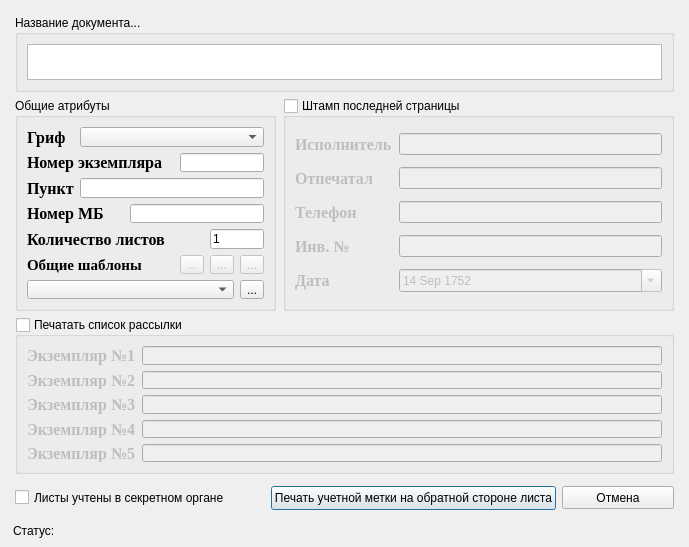
<?xml version="1.0" encoding="UTF-8"?>
<ui version="4.0">
 <class>workField</class>
 <widget class="QDialog" name="workField">
  <property name="geometry">
   <rect>
    <x>0</x>
    <y>0</y>
    <width>689</width>
    <height>547</height>
   </rect>
  </property>
  <property name="windowTitle">
   <string>Dialog</string>
  </property>
  <widget class="QWidget" name="centralWidget" native="true">
   <property name="geometry">
    <rect>
     <x>10</x>
     <y>10</y>
     <width>669</width>
     <height>505</height>
    </rect>
   </property>
   <widget class="QGroupBox" name="reciversListGroupBoxChecked">
    <property name="geometry">
     <rect>
      <x>5</x>
      <y>307</y>
      <width>659</width>
      <height>157</height>
     </rect>
    </property>
    <property name="title">
     <string>Печатать список рассылки</string>
    </property>
    <property name="checkable">
     <bool>true</bool>
    </property>
    <property name="checked">
     <bool>false</bool>
    </property>
    <layout class="QGridLayout" name="gridLayout_4">
     <item row="0" column="0">
      <widget class="QLabel" name="label_17">
       <property name="font">
        <font>
         <family>Times New Roman</family>
         <pointsize>12</pointsize>
         <weight>75</weight>
         <bold>true</bold>
        </font>
       </property>
       <property name="text">
        <string>Экземпляр №1</string>
       </property>
      </widget>
     </item>
     <item row="0" column="1">
      <widget class="QLineEdit" name="reciverOne_lineEd">
       <property name="enabled">
        <bool>false</bool>
       </property>
      </widget>
     </item>
     <item row="1" column="0">
      <widget class="QLabel" name="label_18">
       <property name="font">
        <font>
         <family>Times New Roman</family>
         <pointsize>12</pointsize>
         <weight>75</weight>
         <bold>true</bold>
        </font>
       </property>
       <property name="text">
        <string>Экземпляр №2</string>
       </property>
      </widget>
     </item>
     <item row="1" column="1">
      <widget class="QLineEdit" name="reciverTwo_lineEd">
       <property name="enabled">
        <bool>false</bool>
       </property>
      </widget>
     </item>
     <item row="2" column="0">
      <widget class="QLabel" name="label_19">
       <property name="font">
        <font>
         <family>Times New Roman</family>
         <pointsize>12</pointsize>
         <weight>75</weight>
         <bold>true</bold>
        </font>
       </property>
       <property name="text">
        <string>Экземпляр №3</string>
       </property>
      </widget>
     </item>
     <item row="3" column="0">
      <widget class="QLabel" name="label_20">
       <property name="font">
        <font>
         <family>Times New Roman</family>
         <pointsize>12</pointsize>
         <weight>75</weight>
         <bold>true</bold>
        </font>
       </property>
       <property name="text">
        <string>Экземпляр №4</string>
       </property>
      </widget>
     </item>
     <item row="4" column="0">
      <widget class="QLabel" name="label_21">
       <property name="font">
        <font>
         <family>Times New Roman</family>
         <pointsize>12</pointsize>
         <weight>75</weight>
         <bold>true</bold>
        </font>
       </property>
       <property name="text">
        <string>Экземпляр №5</string>
       </property>
      </widget>
     </item>
     <item row="3" column="1">
      <widget class="QLineEdit" name="reciverFour_lineEd">
       <property name="enabled">
        <bool>false</bool>
       </property>
       <property name="inputMask">
        <string/>
       </property>
       <property name="text">
        <string/>
       </property>
      </widget>
     </item>
     <item row="2" column="1">
      <widget class="QLineEdit" name="reciverThree_lineEd">
       <property name="enabled">
        <bool>false</bool>
       </property>
       <property name="inputMask">
        <string/>
       </property>
      </widget>
     </item>
     <item row="4" column="1">
      <widget class="QLineEdit" name="reciverFive_lineEd">
       <property name="enabled">
        <bool>false</bool>
       </property>
       <property name="inputMask">
        <string/>
       </property>
       <property name="text">
        <string/>
       </property>
      </widget>
     </item>
    </layout>
   </widget>
   <widget class="QGroupBox" name="commonGroupBox">
    <property name="enabled">
     <bool>true</bool>
    </property>
    <property name="geometry">
     <rect>
      <x>5</x>
      <y>88</y>
      <width>261</width>
      <height>213</height>
     </rect>
    </property>
    <property name="title">
     <string>Общие атрибуты</string>
    </property>
    <layout class="QGridLayout" name="gridLayout">
     <item row="0" column="0">
      <widget class="QLabel" name="label">
       <property name="font">
        <font>
         <family>Times New Roman</family>
         <pointsize>12</pointsize>
         <weight>75</weight>
         <bold>true</bold>
        </font>
       </property>
       <property name="text">
        <string>Гриф</string>
       </property>
      </widget>
     </item>
     <item row="0" column="1" colspan="5">
      <widget class="QComboBox" name="secretCBox">
       <property name="currentIndex">
        <number>-1</number>
       </property>
      </widget>
     </item>
     <item row="1" column="0" colspan="3">
      <widget class="QLabel" name="label_2">
       <property name="font">
        <font>
         <family>Times New Roman</family>
         <pointsize>12</pointsize>
         <weight>75</weight>
         <bold>true</bold>
        </font>
       </property>
       <property name="text">
        <string>Номер экземпляра</string>
       </property>
      </widget>
     </item>
     <item row="1" column="3" colspan="3">
      <widget class="QLineEdit" name="copyNumberLineEd"/>
     </item>
     <item row="2" column="0">
      <widget class="QLabel" name="label_3">
       <property name="font">
        <font>
         <family>Times New Roman</family>
         <pointsize>12</pointsize>
         <weight>75</weight>
         <bold>true</bold>
        </font>
       </property>
       <property name="text">
        <string>Пункт</string>
       </property>
      </widget>
     </item>
     <item row="2" column="1" colspan="5">
      <widget class="QLineEdit" name="punktLineEd"/>
     </item>
     <item row="3" column="0" colspan="2">
      <widget class="QLabel" name="label_4">
       <property name="font">
        <font>
         <family>Times New Roman</family>
         <pointsize>12</pointsize>
         <weight>75</weight>
         <bold>true</bold>
        </font>
       </property>
       <property name="text">
        <string>Номер МБ</string>
       </property>
      </widget>
     </item>
     <item row="3" column="2" colspan="4">
      <widget class="QLineEdit" name="mbNumberLineEd"/>
     </item>
     <item row="4" column="0" colspan="3">
      <widget class="QLabel" name="label_15">
       <property name="font">
        <font>
         <family>Times New Roman</family>
         <pointsize>12</pointsize>
         <weight>75</weight>
         <bold>true</bold>
        </font>
       </property>
       <property name="text">
        <string>Количество листов</string>
       </property>
      </widget>
     </item>
     <item row="4" column="4" colspan="2">
      <widget class="QLineEdit" name="pageCountEd">
       <property name="inputMask">
        <string>Dddd; </string>
       </property>
       <property name="text">
        <string>1</string>
       </property>
      </widget>
     </item>
     <item row="5" column="0" colspan="3">
      <widget class="QLabel" name="tmplLabel">
       <property name="font">
        <font>
         <family>Times New Roman</family>
         <pointsize>11</pointsize>
         <weight>75</weight>
         <italic>false</italic>
         <bold>true</bold>
         <kerning>false</kerning>
        </font>
       </property>
       <property name="text">
        <string>Общие шаблоны</string>
       </property>
      </widget>
     </item>
     <item row="5" column="3">
      <widget class="QToolButton" name="editTemplatesTBtn">
       <property name="enabled">
        <bool>false</bool>
       </property>
       <property name="toolTip">
        <string>Редактирование текщего шаблона</string>
       </property>
       <property name="text">
        <string>...</string>
       </property>
       <property name="icon">
        <iconset resource="images.qrc">
         <normaloff>:/images/handbook.png</normaloff>:/images/handbook.png</iconset>
       </property>
      </widget>
     </item>
     <item row="5" column="4">
      <widget class="QToolButton" name="addTemplatesTBtn">
       <property name="enabled">
        <bool>false</bool>
       </property>
       <property name="text">
        <string>...</string>
       </property>
       <property name="icon">
        <iconset resource="images.qrc">
         <normaloff>:/images/edit_add.png</normaloff>:/images/edit_add.png</iconset>
       </property>
      </widget>
     </item>
     <item row="5" column="5">
      <widget class="QToolButton" name="dellTemplatesTBtn">
       <property name="enabled">
        <bool>false</bool>
       </property>
       <property name="text">
        <string>...</string>
       </property>
       <property name="icon">
        <iconset resource="images.qrc">
         <normaloff>:/images/edit_remove.png</normaloff>:/images/edit_remove.png</iconset>
       </property>
      </widget>
     </item>
     <item row="6" column="0" colspan="5">
      <widget class="QComboBox" name="templatesCbox">
       <property name="toolTip">
        <string>Выберите шаблон,который будет примен к текущему документу</string>
       </property>
       <property name="currentIndex">
        <number>-1</number>
       </property>
      </widget>
     </item>
     <item row="6" column="5">
      <widget class="QToolButton" name="switch_Local_GlolbalBtn">
       <property name="toolTip">
        <string>Выбор общих или индивидуальных шаблонов</string>
       </property>
       <property name="text">
        <string>...</string>
       </property>
       <property name="icon">
        <iconset resource="images.qrc">
         <normaloff>:/images/user-32.png</normaloff>:/images/user-32.png</iconset>
       </property>
       <property name="checkable">
        <bool>true</bool>
       </property>
      </widget>
     </item>
    </layout>
   </widget>
   <widget class="QGroupBox" name="titleGroupBox">
    <property name="geometry">
     <rect>
      <x>5</x>
      <y>5</y>
      <width>659</width>
      <height>77</height>
     </rect>
    </property>
    <property name="title">
     <string>Название документа...</string>
    </property>
    <layout class="QGridLayout" name="gridLayout_3">
     <item row="0" column="0">
      <widget class="QPlainTextEdit" name="docName_plainTextEdit">
       <property name="enabled">
        <bool>true</bool>
       </property>
       <property name="maximumSize">
        <size>
         <width>641</width>
         <height>41</height>
        </size>
       </property>
       <property name="verticalScrollBarPolicy">
        <enum>Qt::ScrollBarAsNeeded</enum>
       </property>
       <property name="horizontalScrollBarPolicy">
        <enum>Qt::ScrollBarAlwaysOff</enum>
       </property>
       <property name="plainText">
        <string/>
       </property>
      </widget>
     </item>
    </layout>
   </widget>
   <widget class="QPushButton" name="cancelBtn">
    <property name="geometry">
     <rect>
      <x>552</x>
      <y>476</y>
      <width>112</width>
      <height>23</height>
     </rect>
    </property>
    <property name="text">
     <string>Отмена</string>
    </property>
   </widget>
   <widget class="QCheckBox" name="paperAccountsOutSide">
    <property name="enabled">
     <bool>true</bool>
    </property>
    <property name="geometry">
     <rect>
      <x>5</x>
      <y>479</y>
      <width>250</width>
      <height>17</height>
     </rect>
    </property>
    <property name="text">
     <string>Листы учтены в секретном органе</string>
    </property>
   </widget>
   <widget class="QPushButton" name="previewBtn">
    <property name="enabled">
     <bool>true</bool>
    </property>
    <property name="geometry">
     <rect>
      <x>261</x>
      <y>476</y>
      <width>285</width>
      <height>24</height>
     </rect>
    </property>
    <property name="text">
     <string>Печать учетной метки на обратной стороне листа</string>
    </property>
    <property name="icon">
     <iconset>
      <normaloff>:/images/win/fileprint.png</normaloff>:/images/win/fileprint.png</iconset>
    </property>
    <property name="autoDefault">
     <bool>true</bool>
    </property>
    <property name="default">
     <bool>true</bool>
    </property>
   </widget>
   <widget class="QGroupBox" name="lastPageGroupBoxChecked">
    <property name="enabled">
     <bool>true</bool>
    </property>
    <property name="geometry">
     <rect>
      <x>273</x>
      <y>88</y>
      <width>391</width>
      <height>213</height>
     </rect>
    </property>
    <property name="title">
     <string>Штамп последней страницы</string>
    </property>
    <property name="checkable">
     <bool>true</bool>
    </property>
    <property name="checked">
     <bool>false</bool>
    </property>
    <layout class="QGridLayout" name="gridLayout_2">
     <item row="0" column="0">
      <widget class="QLabel" name="label_5">
       <property name="font">
        <font>
         <family>Times New Roman</family>
         <pointsize>12</pointsize>
         <weight>75</weight>
         <bold>true</bold>
        </font>
       </property>
       <property name="text">
        <string>Исполнитель</string>
       </property>
      </widget>
     </item>
     <item row="0" column="1">
      <widget class="QLineEdit" name="executor_lineEd">
       <property name="enabled">
        <bool>false</bool>
       </property>
      </widget>
     </item>
     <item row="1" column="0">
      <widget class="QLabel" name="label_6">
       <property name="font">
        <font>
         <family>Times New Roman</family>
         <pointsize>12</pointsize>
         <weight>75</weight>
         <bold>true</bold>
        </font>
       </property>
       <property name="text">
        <string>Отпечатал</string>
       </property>
      </widget>
     </item>
     <item row="1" column="1">
      <widget class="QLineEdit" name="pressman_lineEd">
       <property name="enabled">
        <bool>false</bool>
       </property>
      </widget>
     </item>
     <item row="2" column="0">
      <widget class="QLabel" name="label_7">
       <property name="font">
        <font>
         <family>Times New Roman</family>
         <pointsize>12</pointsize>
         <weight>75</weight>
         <bold>true</bold>
        </font>
       </property>
       <property name="text">
        <string>Телефон</string>
       </property>
      </widget>
     </item>
     <item row="3" column="0">
      <widget class="QLabel" name="label_8">
       <property name="font">
        <font>
         <family>Times New Roman</family>
         <pointsize>12</pointsize>
         <weight>75</weight>
         <bold>true</bold>
        </font>
       </property>
       <property name="text">
        <string>Инв. №</string>
       </property>
      </widget>
     </item>
     <item row="5" column="0">
      <widget class="QLabel" name="label_9">
       <property name="font">
        <font>
         <family>Times New Roman</family>
         <pointsize>12</pointsize>
         <weight>75</weight>
         <bold>true</bold>
        </font>
       </property>
       <property name="text">
        <string>Дата</string>
       </property>
      </widget>
     </item>
     <item row="3" column="1">
      <widget class="QLineEdit" name="invNumber_lineEd">
       <property name="enabled">
        <bool>false</bool>
       </property>
       <property name="inputMask">
        <string/>
       </property>
       <property name="text">
        <string/>
       </property>
      </widget>
     </item>
     <item row="2" column="1">
      <widget class="QLineEdit" name="telephone_lineEd">
       <property name="enabled">
        <bool>false</bool>
       </property>
       <property name="inputMask">
        <string notr="true"/>
       </property>
      </widget>
     </item>
     <item row="5" column="1">
      <widget class="QDateEdit" name="dateField_dateEd">
       <property name="enabled">
        <bool>false</bool>
       </property>
       <property name="dateTime">
        <datetime>
         <hour>0</hour>
         <minute>0</minute>
         <second>0</second>
         <year>1752</year>
         <month>9</month>
         <day>14</day>
        </datetime>
       </property>
       <property name="calendarPopup">
        <bool>true</bool>
       </property>
      </widget>
     </item>
    </layout>
   </widget>
  </widget>
  <widget class="QWidget" name="horizontalLayoutWidget">
   <property name="geometry">
    <rect>
     <x>13</x>
     <y>520</y>
     <width>661</width>
     <height>21</height>
    </rect>
   </property>
   <layout class="QHBoxLayout" name="horizontalLayout">
    <item>
     <widget class="QLabel" name="AnsLabel">
      <property name="text">
       <string>Статус:</string>
      </property>
     </widget>
    </item>
   </layout>
  </widget>
 </widget>
 <resources>
  <include location="images.qrc"/>
 </resources>
 <connections>
  <connection>
   <sender>lastPageGroupBoxChecked</sender>
   <signal>toggled(bool)</signal>
   <receiver>executor_lineEd</receiver>
   <slot>setEnabled(bool)</slot>
   <hints>
    <hint type="sourcelabel">
     <x>478</x>
     <y>204</y>
    </hint>
    <hint type="destinationlabel">
     <x>529</x>
     <y>139</y>
    </hint>
   </hints>
  </connection>
  <connection>
   <sender>lastPageGroupBoxChecked</sender>
   <signal>toggled(bool)</signal>
   <receiver>pressman_lineEd</receiver>
   <slot>setEnabled(bool)</slot>
   <hints>
    <hint type="sourcelabel">
     <x>478</x>
     <y>204</y>
    </hint>
    <hint type="destinationlabel">
     <x>529</x>
     <y>174</y>
    </hint>
   </hints>
  </connection>
  <connection>
   <sender>lastPageGroupBoxChecked</sender>
   <signal>toggled(bool)</signal>
   <receiver>telephone_lineEd</receiver>
   <slot>setEnabled(bool)</slot>
   <hints>
    <hint type="sourcelabel">
     <x>478</x>
     <y>204</y>
    </hint>
    <hint type="destinationlabel">
     <x>529</x>
     <y>209</y>
    </hint>
   </hints>
  </connection>
  <connection>
   <sender>lastPageGroupBoxChecked</sender>
   <signal>toggled(bool)</signal>
   <receiver>invNumber_lineEd</receiver>
   <slot>setEnabled(bool)</slot>
   <hints>
    <hint type="sourcelabel">
     <x>478</x>
     <y>204</y>
    </hint>
    <hint type="destinationlabel">
     <x>529</x>
     <y>244</y>
    </hint>
   </hints>
  </connection>
  <connection>
   <sender>lastPageGroupBoxChecked</sender>
   <signal>toggled(bool)</signal>
   <receiver>dateField_dateEd</receiver>
   <slot>setEnabled(bool)</slot>
   <hints>
    <hint type="sourcelabel">
     <x>478</x>
     <y>204</y>
    </hint>
    <hint type="destinationlabel">
     <x>529</x>
     <y>279</y>
    </hint>
   </hints>
  </connection>
  <connection>
   <sender>reciversListGroupBoxChecked</sender>
   <signal>toggled(bool)</signal>
   <receiver>reciverOne_lineEd</receiver>
   <slot>setEnabled(bool)</slot>
   <hints>
    <hint type="sourcelabel">
     <x>344</x>
     <y>395</y>
    </hint>
    <hint type="destinationlabel">
     <x>401</x>
     <y>349</y>
    </hint>
   </hints>
  </connection>
  <connection>
   <sender>reciversListGroupBoxChecked</sender>
   <signal>toggled(bool)</signal>
   <receiver>reciverTwo_lineEd</receiver>
   <slot>setEnabled(bool)</slot>
   <hints>
    <hint type="sourcelabel">
     <x>344</x>
     <y>395</y>
    </hint>
    <hint type="destinationlabel">
     <x>401</x>
     <y>375</y>
    </hint>
   </hints>
  </connection>
  <connection>
   <sender>reciversListGroupBoxChecked</sender>
   <signal>toggled(bool)</signal>
   <receiver>reciverThree_lineEd</receiver>
   <slot>setEnabled(bool)</slot>
   <hints>
    <hint type="sourcelabel">
     <x>344</x>
     <y>395</y>
    </hint>
    <hint type="destinationlabel">
     <x>401</x>
     <y>401</y>
    </hint>
   </hints>
  </connection>
  <connection>
   <sender>reciversListGroupBoxChecked</sender>
   <signal>toggled(bool)</signal>
   <receiver>reciverFour_lineEd</receiver>
   <slot>setEnabled(bool)</slot>
   <hints>
    <hint type="sourcelabel">
     <x>344</x>
     <y>395</y>
    </hint>
    <hint type="destinationlabel">
     <x>401</x>
     <y>427</y>
    </hint>
   </hints>
  </connection>
  <connection>
   <sender>reciversListGroupBoxChecked</sender>
   <signal>toggled(bool)</signal>
   <receiver>reciverFive_lineEd</receiver>
   <slot>setEnabled(bool)</slot>
   <hints>
    <hint type="sourcelabel">
     <x>344</x>
     <y>395</y>
    </hint>
    <hint type="destinationlabel">
     <x>401</x>
     <y>453</y>
    </hint>
   </hints>
  </connection>
  <connection>
   <sender>cancelBtn</sender>
   <signal>clicked()</signal>
   <receiver>workField</receiver>
   <slot>reject()</slot>
   <hints>
    <hint type="sourcelabel">
     <x>617</x>
     <y>497</y>
    </hint>
    <hint type="destinationlabel">
     <x>344</x>
     <y>261</y>
    </hint>
   </hints>
  </connection>
 </connections>
</ui>
